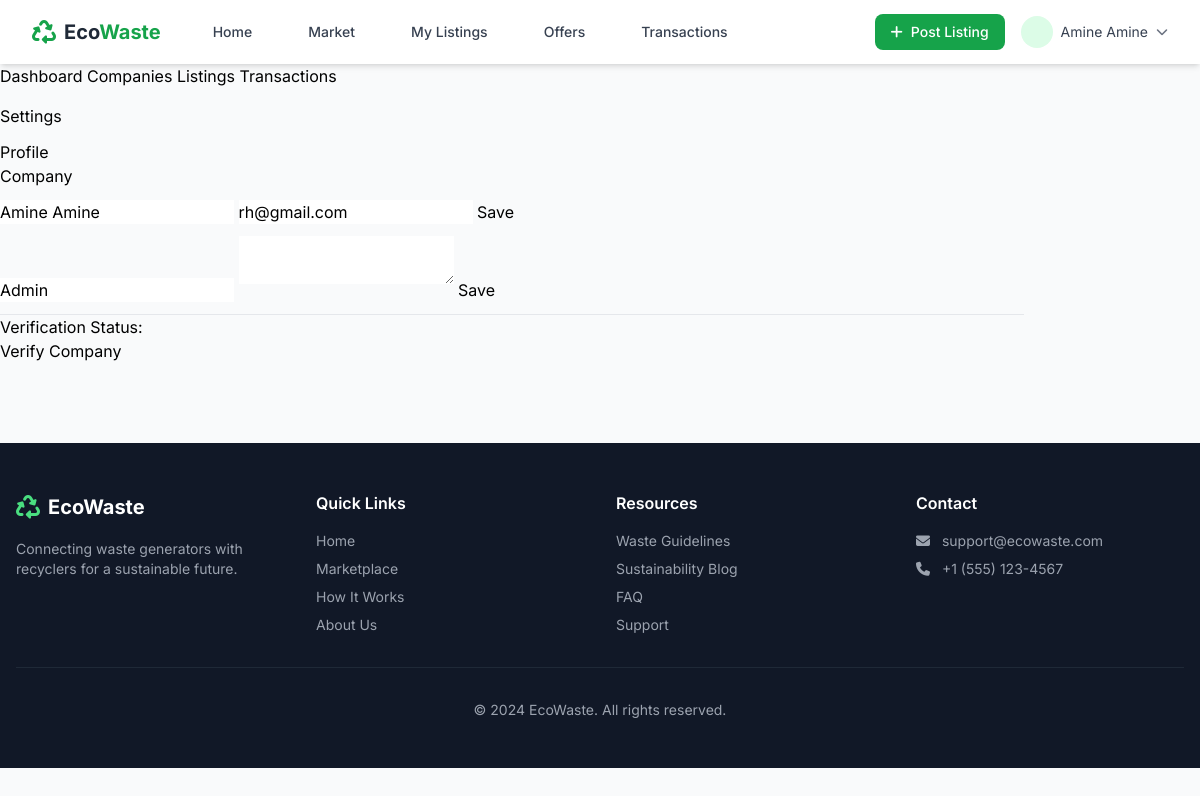
Screenshot of /auth/setting (signed in) with the database file from the repository.
### app/auth/models.py (models this page shows, shortened)
class User(db.Model,UserMixin):
    __tablename__ = 'user'
    id = db.Column(db.Integer(),primary_key=True)
    company_id = db.Column(db.Integer(),db.ForeignKey('company.id'))
    full_name = db.Column(db.String(length=30),nullable=False)
    phone = db.Column(db.String(length=30),nullable=False)
    email = db.Column(db.String(length=50),nullable=False,index=True)
    email_verified=db.Column(db.Boolean(),default=False)
    password_hash=db.Column(db.String(length=50),nullable=False)
    role = db.Column(db.String(length=30),nullable=False)  # owner, manager, employee
    authorized=db.Column(db.Boolean(),default=True)
    created_at = db.Column(db.DateTime(timezone=True), server_default=db.func.now())
    owned_company = db.relationship("Company", back_populates="users")
    items = db.relationship('Item', back_populates='owned_user',lazy=True)
    notifications = db.relationship('Notification', back_populates='user')
    transactions_as_seller_manager = db.relationship('Transaction',foreign_keys='Transaction.seller_manager_id', back_populates='seller_manager',lazy=True)
    transactions_as_buyer_manager = db.relationship('Transaction',foreign_keys='Transaction.buyer_manager_id',  back_populates='buyer_manager',lazy=True)
    reviews_written = db.relationship('Review', back_populates='reviewer',foreign_keys='Review.reviewer_id')
    @property
    def password(self):
        return self.password

class Company(db.Model):
    id = db.Column(db.Integer(),primary_key=True)
    name = db.Column(db.String(length=30),nullable=False,unique=True)
    email = db.Column(db.String(200))
    phone = db.Column(db.String(50))
    website = db.Column(db.String(200))
    logo = db.Column(db.String(200))
    rating_avg= db.Column(db.Integer(),default=0)
    total_reviews=db.Column(db.Integer(),default=0)
    address = db.Column(db.String(length=30),nullable=False)
    country = db.Column(db.String(length=30),nullable=False)
    city = db.Column(db.String(length=30),nullable=False)
    company_type = db.Column(db.String(length=30),nullable=False) #generator, recycler, trader
    activity = db.Column(db.String(length=30),nullable=False)
    rc = db.Column(db.String(length=30))
    nif = db.Column(db.String(length=30))
    nis = db.Column(db.String(length=30))
    referal = db.Column(db.String(length=30))
    verified=db.Column(db.String(),default="pending")
    created_at = db.Column(db.DateTime(timezone=True), server_default=db.func.now())
    items = db.relationship('Item', back_populates='owned_company',lazy=True)
    users = db.relationship('User', back_populates='owned_company',lazy=True)
    buy_transactions=db.relationship('Transaction', back_populates='buyer_company',foreign_keys="Transaction.buyer_company_id",lazy=True)
    sell_transactions=db.relationship('Transaction', back_populates='seller_company',foreign_keys="Transaction.seller_company_id",lazy=True)
    offers = db.relationship("Offer",foreign_keys="Offer.sender_company_id",back_populates="sender_company",lazy=True)
    reviews = db.relationship('Review', back_populates='company')

### app/auth/routes.py (the view)
@bp.route("/setting")
def setting():
    company=Company.query.filter(User.company_id==current_user.company_id).first()
    return render_template('setting.html',user=current_user,company=company)

### app/auth/models.py (called while the page is built)
@login_manager.user_loader
def load_user(user_id):
    return User.query.get(int(user_id))

### app/templates/setting.html (shortened to what this page needs)
{%extends'base.html' %}
{% block content %}
<div class="row">
    {% include 'side_bar.html'%}
    <div class="col">
        <div class="container mt-4">
<h3>Settings</h3>
<ul class="nav nav-tabs mt-3">
    <li class="nav-item">
        <a class="nav-link active" data-bs-toggle="tab" href="#profile">Profile</a>
    </li>
    <li class="nav-item">
        <a class="nav-link" data-bs-toggle="tab" href="#company">Company</a>
    </li>
</ul>
<div class="tab-content mt-3">
<div class="tab-pane fade show active" id="profile">
<form method="POST" action="{{url_for('update_profile')}}">
<input type="text" name="name" class="form-control mb-3" value="{{ user.full_name }}" placeholder="Name">
<input type="email" name="email" class="form-control mb-3" value="{{ user.email }}" placeholder="Email">
<button class="btn btn-primary">Save</button>
</form>
</div>
<div class="tab-pane fade" id="company">
<form method="POST" action="{{url_for('update_company')}}">
<input type="text" name="company_name" class="form-control mb-3" value="{{ company.name }}">
<textarea name="description" class="form-control mb-3" placeholder="Company description">
{{ company.description }}
</textarea>
<button class="btn btn-success">Save</button>
</form>
<hr>
<p>
Verification Status:
</p>
<a href="/verify-company" class="btn btn-warning">
Verify Company
</a>
</div>
</div>
</div>
    </div>
</div>
{% endblock %}

### app/templates/base.html (shortened to what this page needs)
<!DOCTYPE html>
<html lang="en">
<head>
    <script src="https://cdn.tailwindcss.com"></script>
    <link rel="stylesheet" href="https://cdnjs.cloudflare.com/ajax/libs/font-awesome/6.4.0/css/all.min.css">
</head>
<body class="bg-gray-50">
    <nav class="bg-white shadow-md sticky top-0 z-50">
        <div class="max-w-7xl mx-auto px-4 sm:px-6 lg:px-8">
            <div class="flex justify-between h-16">
                <div class="flex items-center">
                    <a href="{{ url_for('home') }}" class="flex items-center space-x-2">
                        <i class="fas fa-recycle text-2xl text-green-600"></i>
                        <span class="font-bold text-xl text-gray-800">Eco<span class="text-green-600">Waste</span></span>
                    </a>
                    <div class="hidden md:flex ml-10 space-x-8">
                        <a href="{{ url_for('home') }}" class="text-gray-700 hover:text-green-600 px-3 py-2 text-sm font-medium {% if request.endpoint == 'main.index' %}text-green-600 border-b-2 border-green-600{% endif %}">
                            Home
                        </a>
                        <a  href="{{url_for('listings.market_category')}}" class="text-gray-700 hover:text-green-600 px-3 py-2 text-sm font-medium ">
                            Market
                        </a>
                        {% if current_user.is_authenticated %}
                        <a href="{{ url_for('listings.listings') }}" class="text-gray-700 hover:text-green-600 px-3 py-2 text-sm font-medium">
                            My Listings
                        </a>
                        <a href="{{ url_for('offers.index') }}" class="text-gray-700 hover:text-green-600 px-3 py-2 text-sm font-medium">
                            Offers
                        </a>
                        <a href="{{ url_for('transactions.index') }}" class="text-gray-700 hover:text-green-600 px-3 py-2 text-sm font-medium">
                            Transactions
                        </a>
                        {% endif %}
                    </div>
                </div>
                <div class="flex items-center space-x-4">
                    {% if current_user.is_authenticated %}
                    <a href="{{ url_for('listings.listing_select_category') }}" class="bg-green-600 text-white px-4 py-2 rounded-lg text-sm font-medium hover:bg-green-700 transition">
                        <i class="fas fa-plus mr-2"></i>Post Listing
                    </a>
                    <div class="relative group">
                        <button class="flex items-center space-x-2 focus:outline-none">
                            {% if current_user.avatar_url %}
                            <img src="{{ current_user.avatar_url }}" class="w-8 h-8 rounded-full object-cover">
                            {% else %}
                            <div class="w-8 h-8 rounded-full bg-green-100 flex items-center justify-center">
                            </div>
                            {% endif %}
                            <span class="text-sm text-gray-700 hidden md:inline">{{ current_user.full_name }}</span>
                            <i class="fas fa-chevron-down text-xs text-gray-500"></i>
                        </button>
                    </div>
                    {% endif %}
                </div>
            </div>
        </div>
    </nav>
    <main>
        {% block content %}{% endblock %}
    </main>
    <footer class="bg-gray-900 text-white mt-20">
        <div class="max-w-7xl mx-auto px-4 py-12">
            <div class="grid grid-cols-1 md:grid-cols-4 gap-8">
                <div>
                    <div class="flex items-center space-x-2 mb-4">
                        <i class="fas fa-recycle text-2xl text-green-400"></i>
                        <span class="font-bold text-xl">EcoWaste</span>
                    </div>
                    <p class="text-gray-400 text-sm">Connecting waste generators with recyclers for a sustainable future.</p>
                </div>
                <div>
                    <h3 class="font-semibold mb-4">Quick Links</h3>
                    <ul class="space-y-2 text-sm text-gray-400">
                        <li><a href="{{ url_for('home') }}" class="hover:text-green-400">Home</a></li>
                        <li><a href="{{ url_for('listings.market_category') }}" class="hover:text-green-400">Marketplace</a></li>
                        <li><a href="#" class="hover:text-green-400">How It Works</a></li>
                        <li><a href="#" class="hover:text-green-400">About Us</a></li>
                    </ul>
                </div>
                <div>
                    <h3 class="font-semibold mb-4">Resources</h3>
                    <ul class="space-y-2 text-sm text-gray-400">
                        <li><a href="#" class="hover:text-green-400">Waste Guidelines</a></li>
                        <li><a href="#" class="hover:text-green-400">Sustainability Blog</a></li>
                        <li><a href="#" class="hover:text-green-400">FAQ</a></li>
                        <li><a href="#" class="hover:text-green-400">Support</a></li>
                    </ul>
                </div>
                <div>
                    <h3 class="font-semibold mb-4">Contact</h3>
                    <ul class="space-y-2 text-sm text-gray-400">
                        <li><i class="fas fa-envelope mr-2"></i> support@ecowaste.com</li>
                        <li><i class="fas fa-phone mr-2"></i> +1 (555) 123-4567</li>
                    </ul>
                </div>
            </div>
            <div class="border-t border-gray-800 mt-8 pt-8 text-center text-sm text-gray-400">
                <p>&copy; 2024 EcoWaste. All rights reserved.</p>
            </div>
        </div>
    </footer>
</body>
</html>

### app/templates/base.html (style rules this page uses)
* { font-family: 'Inter', sans-serif; }

### rows the page displays
User: full_name "Amine Amine", name "Amine Amine", email "rh@gmail.com"
Company: company_name "Admin"
